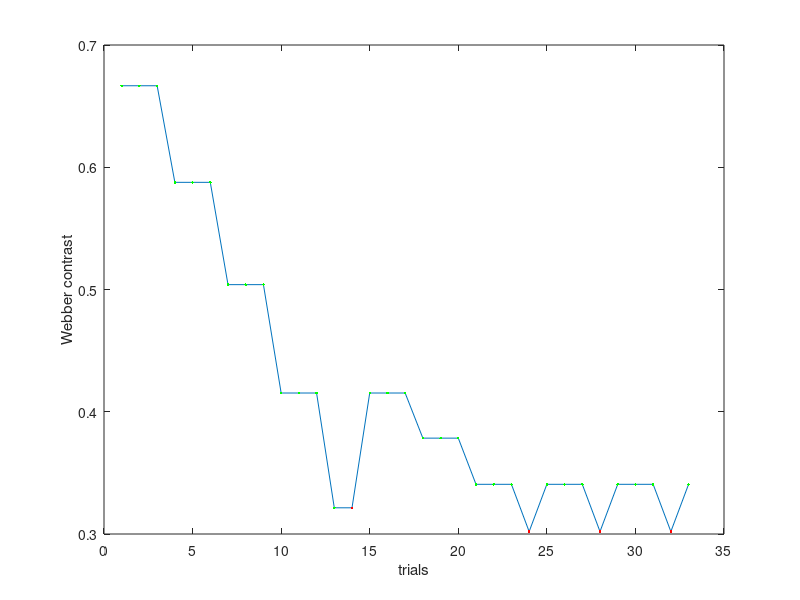

MATLAB code for this plot:
function plotOP
output=load('output.mat');
output=output.output;
figure;
plot(1:size(output,1),output(:,4)./0.5)
hold on
plot(1:size(output,1),output(:,4)./0.5,'g.')
errors=find(output(:,3)~=output(:,2));
plot(errors,output(errors,4)./0.5,'r.')
xlabel('trials')
ylabel('Webber contrast')
